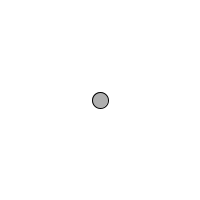
Frame 1 (no input)
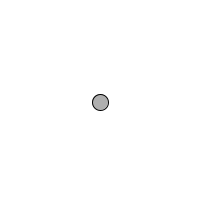
Frame 60 (the mouse pressed at the canvas centre just before this capture)
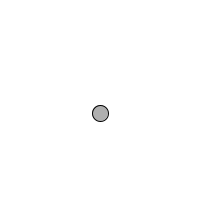
Frame 120 (the mouse held since frame 60 and released just before this capture)

The Processing sketch that drew these frames (run headless with seeded random() and noise(); from frame 60 on, the mouse is pressed at the canvas centre):

// Processing sketch: exercise_13_02_probability
// ── exercise_13_02_probability.pde
// Learning Processing
// Daniel Shiffman
// http://www.learningprocessing.com

// Exercise 13-2: Fill in the blanks in the following code so that the circle has a 10% chance of 
// moving up, a 20% chance of moving down, and a 70% chance of doing nothing.

float y = 100;  

void setup() {   
  size(200, 200);
}   


void draw() {   
  background(255);  
  float r = random(1);  
  if (r < 0.1) {
    y--;
  } else if (r < 0.3) {
    y++;
  } 
  stroke(0);
  fill(175);
  ellipse(width/2, y, 16, 16);
}
